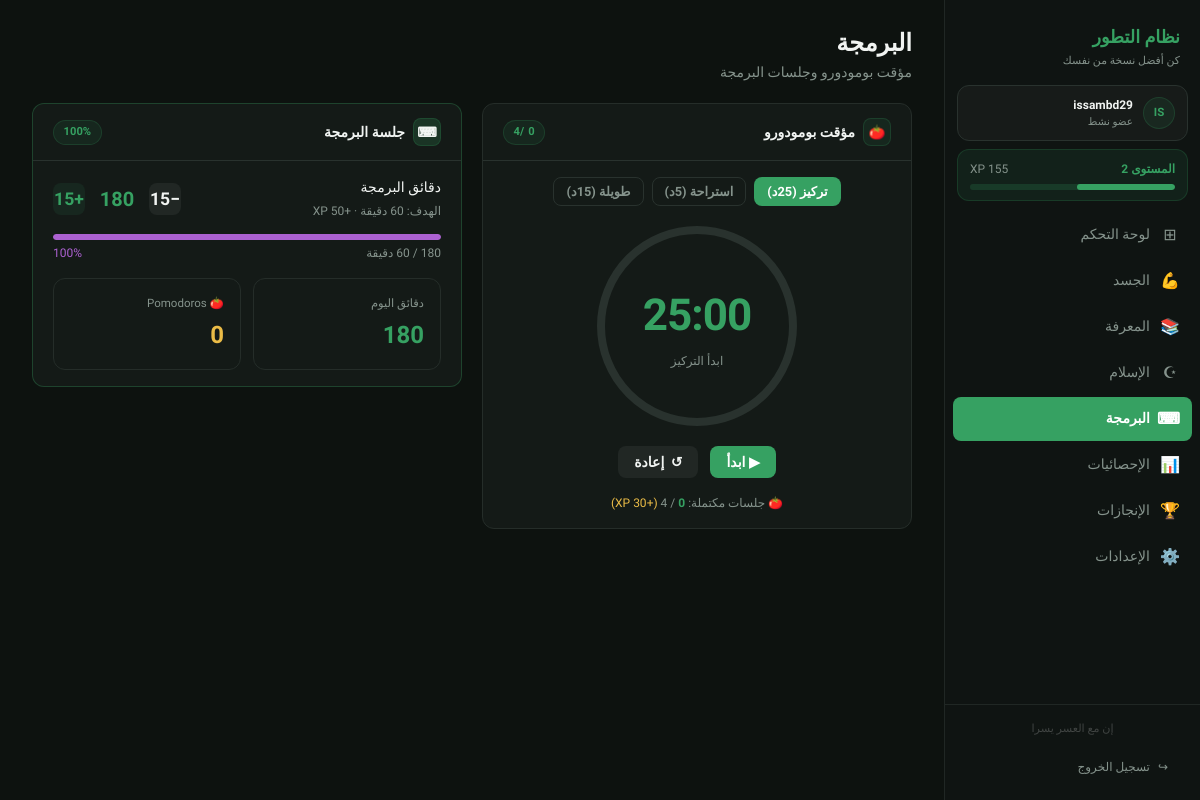
Page /programming/ (signed in) on the committed database.
### tracker/models.py (models this page shows, shortened)
class UserProfile(models.Model):
    user = models.OneToOneField(User, on_delete=models.CASCADE, related_name='profile')
    total_xp = models.IntegerField(default=0)
    streak_days = models.IntegerField(default=0)
    last_completed_date = models.DateField(null=True, blank=True)
    language = models.CharField(max_length=2, default='ar', choices=[('ar', 'Arabic'), ('en', 'English')])
    quran_daily_target = models.IntegerField(default=5)
    sleep_target = models.FloatField(default=7.0)
    water_target = models.IntegerField(default=8)
    reading_target = models.IntegerField(default=30)
    coding_target = models.IntegerField(default=60)
    def get_level(self):
        xp = self.total_xp
        level = 1
        required = 100
        while xp >= required:
            xp -= required
            level += 1
            required = int(required * 1.15)
        return level
    def get_xp_in_level(self):
        xp = self.total_xp
        required = 100
        while xp >= required:
            xp -= required
            required = int(required * 1.15)
        return xp
    def get_xp_for_next_level(self):
        xp = self.total_xp
        required = 100
        while xp >= required:
            xp -= required
            required = int(required * 1.15)
        return required
    def get_level_progress_pct(self):
        in_level = self.get_xp_in_level()
        for_next = self.get_xp_for_next_level()
        if for_next == 0:
            return 100
        return int((in_level / for_next) * 100)

class DailyProgress(models.Model):
    user = models.ForeignKey(User, on_delete=models.CASCADE, related_name='daily_progress')
    date = models.DateField()
    fajr = models.BooleanField(default=False)
    dhuhr = models.BooleanField(default=False)
    asr = models.BooleanField(default=False)
    maghrib = models.BooleanField(default=False)
    isha = models.BooleanField(default=False)
    quran_pages = models.IntegerField(default=0)
    morning_adhkar = models.BooleanField(default=False)
    evening_adhkar = models.BooleanField(default=False)
    qiyam = models.BooleanField(default=False)
    istighfar_count = models.IntegerField(default=0)
    salawat_count = models.IntegerField(default=0)
    workout_done = models.BooleanField(default=False)
    workout_type = models.CharField(max_length=100, blank=True, default='')
    sleep_hours = models.FloatField(default=0.0)
    water_glasses = models.IntegerField(default=0)
    reading_minutes = models.IntegerField(default=0)
    books_pages = models.IntegerField(default=0)
    english_minutes = models.IntegerField(default=0)
    coding_minutes = models.IntegerField(default=0)
    pomodoros_done = models.IntegerField(default=0)
    class Meta:
        unique_together = ['user', 'date']
        ordering = ['-date']

### tracker/views.py (the view)
# urls.py: path('programming/', views.programming, name='programming'),
@login_required
def programming(request):
    progress = get_or_create_today(request.user)
    profile = request.user.profile
    coding_pct = min(100, int((progress.coding_minutes / max(profile.coding_target, 1)) * 100))
    ctx = {
        'progress': progress,
        'profile': profile,
        'coding_pct': coding_pct,
        'page': 'programming',
    }
    return render(request, 'tracker/programming.html', ctx)

### tracker/views.py (called while the page is built)
def get_or_create_today(user):
    today = date.today()
    progress, _ = DailyProgress.objects.get_or_create(user=user, date=today)
    return progress

### templates/tracker/programming.html (shortened to what this page needs)
{% extends 'base.html' %}
{% block content %}
<div class="page-header">
  <h1 class="label-ar">البرمجة</h1>
  <p class="text-muted label-ar">مؤقت بومودورو وجلسات البرمجة</p>
</div>
<div class="grid grid-2" style="gap:1.25rem;align-items:start;">
  <div class="habit-card">
    <div class="habit-card-header">
      <div class="habit-card-title">
        <div class="habit-card-icon">🍅</div>
        <span class="label-ar">مؤقت بومودورو</span>
      </div>
      <span class="habit-card-badge done" id="pomo-badge">
        <span id="pomodoros-done">{{ progress.pomodoros_done }}</span>/4
      </span>
    </div>
    <div class="habit-card-body">
      <div class="pomo-modes">
        <button class="btn btn-ghost btn-sm mode-btn active" onclick="setMode('work', this)" id="mode-work">
          <span class="label-ar">تركيز (25د)</span><span class="label-en" style="display:none">Focus (25m)</span>
        </button>
        <button class="btn btn-ghost btn-sm mode-btn" onclick="setMode('short', this)" id="mode-short">
          <span class="label-ar">استراحة (5د)</span><span class="label-en" style="display:none">Break (5m)</span>
        </button>
        <button class="btn btn-ghost btn-sm mode-btn" onclick="setMode('long', this)" id="mode-long">
          <span class="label-ar">طويلة (15د)</span><span class="label-en" style="display:none">Long (15m)</span>
        </button>
      </div>
      <div class="pomo-circle" id="pomo-circle">
        <div class="pomo-time" id="pomo-time">25:00</div>
        <div class="pomo-label">
          <span class="label-ar" id="pomo-lbl-ar">ابدأ التركيز</span>
        </div>
      </div>
      <div class="pomo-btns">
        <button class="btn btn-primary" id="pomo-start" onclick="toggleTimer()">
          <span class="label-ar">▶ ابدأ</span><span class="label-en" style="display:none">▶ Start</span>
        </button>
        <button class="btn btn-muted" onclick="resetTimer()">
          ↺ <span class="label-ar">إعادة</span><span class="label-en" style="display:none">Reset</span>
        </button>
      </div>
      <div class="text-center text-xs text-muted mt-4">
        🍅 <span class="label-ar">جلسات مكتملة:</span><span class="label-en" style="display:none">Sessions:</span>
        <strong class="text-primary" id="pomo-count-disp">{{ progress.pomodoros_done }}</strong> / 4
        <span class="text-accent">(+30 XP)</span>
      </div>
    </div>
  </div>
  <div class="habit-card {% if progress.coding_minutes >= profile.coding_target %}completed{% endif %}">
    <div class="habit-card-header">
      <div class="habit-card-title">
        <div class="habit-card-icon">⌨</div>
        <span class="label-ar">جلسة البرمجة</span>
      </div>
      <span class="habit-card-badge {% if progress.coding_minutes >= profile.coding_target %}done{% endif %}">
        <span id="coding-badge">{{ coding_pct }}%</span>
      </span>
    </div>
    <div class="habit-card-body">
      <div style="display:flex;align-items:center;justify-content:space-between;margin-bottom:0.875rem;">
        <div>
          <div class="text-sm font-medium label-ar">دقائق البرمجة</div>
          <div class="text-xs text-muted mt-1">
            <span class="label-ar">الهدف: {{ profile.coding_target }} دقيقة · +50 XP</span>
          </div>
        </div>
        <div class="num-ctrl">
          <button class="num-btn" onclick="changeCoding(-15)">−15</button>
          <span class="num-val" id="coding-val">{{ progress.coding_minutes }}</span>
          <button class="num-btn plus" onclick="changeCoding(15)">+15</button>
        </div>
      </div>
      <div class="progress-wrap progress-h2 mb-1">
        <div class="progress-bar prog-purple" id="coding-bar" style="width:{{ coding_pct }}%"></div>
      </div>
      <div style="display:flex;justify-content:space-between;" class="text-xs text-muted mb-4">
        <span><span id="coding-val2">{{ progress.coding_minutes }}</span> / {{ profile.coding_target }} <span class="label-ar">دقيقة</span><span class="label-en" style="display:none">min</span></span>
        <span style="color:hsl(280,55%,60%)"><span id="coding-pct">{{ coding_pct }}</span>%</span>
      </div>
      <div class="stat-grid-3" style="grid-template-columns:1fr 1fr;">
        <div class="stat-card">
          <div class="stat-label label-ar">دقائق اليوم</div>
          <div class="stat-value text-primary" id="stat-coding">{{ progress.coding_minutes }}</div>
        </div>
        <div class="stat-card">
          <div class="stat-label">🍅 Pomodoros</div>
          <div class="stat-value text-accent" id="stat-pomos">{{ progress.pomodoros_done }}</div>
        </div>
      </div>
    </div>
  </div>
</div>
{% endblock %}

### templates/base.html (shortened to what this page needs)
{% load static %}
<!DOCTYPE html>
<html lang="{{ request.user.profile.language|default:'ar' }}">
<head>
  <link rel="stylesheet" href="{% static 'css/main.css' %}">
</head>
<body>
<aside class="sidebar" id="sidebar">
  <div class="sidebar-brand">
    <a href="{% url 'dashboard' %}" style="text-decoration:none">
      <div>
        <h1 class="label-ar">نظام التطور</h1>
        <p class="label-ar">كن أفضل نسخة من نفسك</p>
      </div>
    </a>
  </div>
  <div class="sidebar-user-card">
    <div class="sidebar-avatar">{{ request.user.username|slice:":2"|upper }}</div>
    <div style="min-width:0;flex:1;">
      <div class="sidebar-user-name">{{ request.user.username }}</div>
      <div class="sidebar-user-sub">
        <span class="label-ar">عضو نشط</span>
      </div>
    </div>
  </div>
  <div class="sidebar-level-card">
    <div class="sidebar-level-header">
      <span class="sidebar-level-name" id="sb-level-name">
        <span class="label-ar">المستوى </span>
        <span id="sb-level">{{ profile.get_level }}</span>
      </span>
      <span class="sidebar-xp-val" id="sb-xp-val">{{ profile.total_xp|floatformat:"0" }} XP</span>
    </div>
    <div class="sidebar-level-bar-wrap">
      <div class="sidebar-level-bar" id="sb-xp-bar" style="width:{{ profile.get_level_progress_pct }}%"></div>
    </div>
  </div>
  <nav class="sidebar-nav">
    <a href="{% url 'dashboard' %}" class="nav-link {% if page == 'dashboard' %}active{% endif %}">
      <span class="nav-icon">⊞</span>
      <span class="label-ar">لوحة التحكم</span>
    </a>
    <a href="{% url 'physical' %}" class="nav-link {% if page == 'physical' %}active{% endif %}">
      <span class="nav-icon">💪</span>
      <span class="label-ar">الجسد</span>
    </a>
    <a href="{% url 'knowledge' %}" class="nav-link {% if page == 'knowledge' %}active{% endif %}">
      <span class="nav-icon">📚</span>
      <span class="label-ar">المعرفة</span>
    </a>
    <a href="{% url 'islamic' %}" class="nav-link {% if page == 'islamic' %}active{% endif %}">
      <span class="nav-icon">☪</span>
      <span class="label-ar">الإسلام</span>
    </a>
    <a href="{% url 'programming' %}" class="nav-link {% if page == 'programming' %}active{% endif %}">
      <span class="nav-icon">⌨</span>
      <span class="label-ar">البرمجة</span>
    </a>
    <a href="{% url 'stats' %}" class="nav-link {% if page == 'stats' %}active{% endif %}">
      <span class="nav-icon">📊</span>
      <span class="label-ar">الإحصائيات</span>
    </a>
    <a href="{% url 'achievements' %}" class="nav-link {% if page == 'achievements' %}active{% endif %}">
      <span class="nav-icon">🏆</span>
      <span class="label-ar">الإنجازات</span>
    </a>
    <a href="{% url 'settings' %}" class="nav-link {% if page == 'settings' %}active{% endif %}">
      <span class="nav-icon">⚙️</span>
      <span class="label-ar">الإعدادات</span>
    </a>
  </nav>
  <div class="sidebar-footer">
    <p class="sidebar-footer-quote">إن مع العسر يسرا</p>
    <a href="{% url 'logout' %}" class="sidebar-logout">
      <span>↪</span>
      <span class="label-ar">تسجيل الخروج</span>
    </a>
  </div>
</aside>
<main class="main">
  {% block content %}{% endblock %}
</main>
</body>
</html>

### rows in the picture
UserProfile: get_level "2"
DailyProgress: pomodoros_done "0", coding_minutes "180"

### other values in the picture
{{ request.user.username|slice:":2"|upper }} "IS"
{{ request.user.username }} "issambd29"
{{ coding_pct }} "100"
